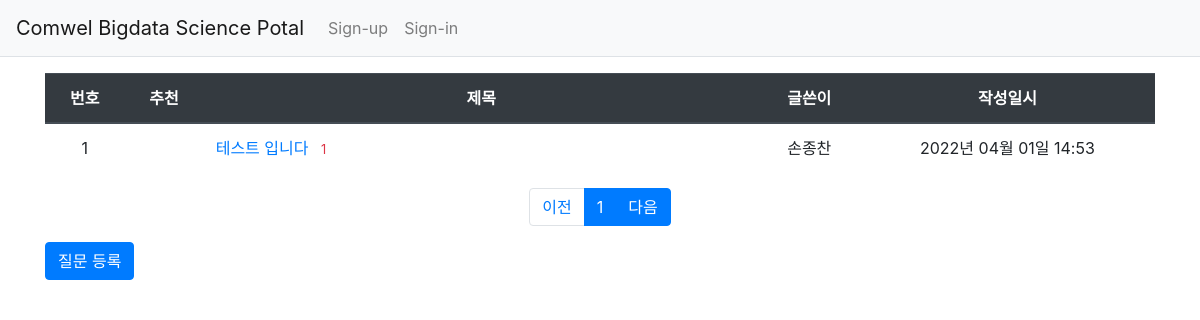
Page /question/list/ on the earlier database version.
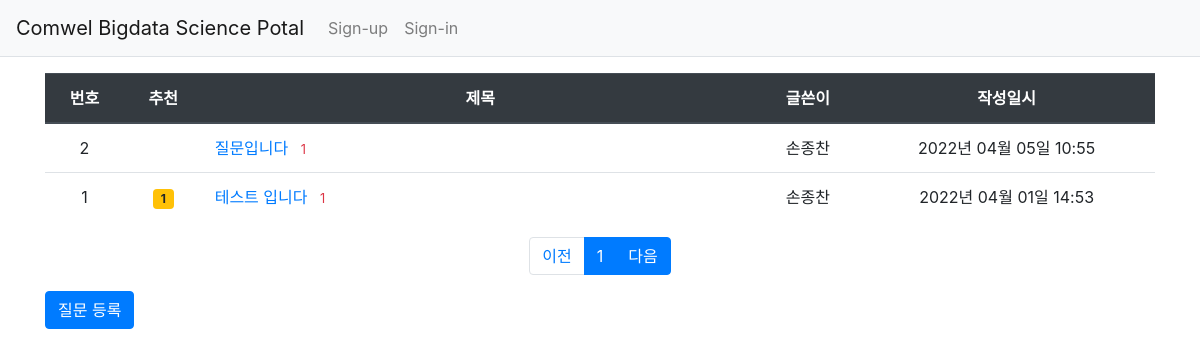
Same page on the later database version.
### pybo/models.py (models this page shows)
class Question(db.Model):
    id = db.Column(db.Integer, primary_key=True)
    subject = db.Column(db.String(200), nullable=False)
    content = db.Column(db.Text(), nullable=False)
    create_date = db.Column(db.DateTime(), nullable=False)
    user_id = db.Column(db.Integer, db.ForeignKey('user.id', ondelete='CASCADE'), nullable=False)
    user = db.relationship('User', backref=db.backref('question_set'))
    modify_date = db.Column(db.DateTime(), nullable=True)
    voter = db.relationship('User', secondary=question_voter,
                            backref=db.backref('question_voter_set'))

class User(db.Model):
    id = db.Column(db.Integer, primary_key=True)
    username = db.Column(db.String(150), unique=True, nullable=False)
    password = db.Column(db.String(200), nullable=False)
    email = db.Column(db.String(120), unique=True, nullable=False)

### pybo/views/question_views.py (the view)
@bp.route('/list/')
def _list():
    page = request.args.get('page', type=int, default=1)
    question_list = Question.query.order_by(Question.create_date.desc())
    question_list = question_list.paginate(page, per_page=10)
    return render_template('question/question_list.html', question_list=question_list)

### pybo/filter.py (called while the page is built)
def format_datetime(value, fmt='%Y년 %m월 %d일 %H:%M'):
    return value.strftime(fmt)

### pybo/views/auth_views.py (called while the page is built)
@bp.before_app_request
def load_logged_in_user():
    user_id = session.get('user_id')
    if user_id is None:
        g.user = None
    else:
        g.user = User.query.get(user_id)

### pybo/templates/question/question_list.html
{% extends 'base.html' %}
{% block content %}
<div class="container my-3">
    <table class="table">
        <thead>
        <tr class="text-center thead-dark">
            <th>번호</th>
            <th>추천</th>
            <th style="width:50%">제목</th>
            <th>글쓴이</th>
            <th>작성일시</th>
        </tr>
        </thead>
        <tbody>
        {% if question_list %}
        {% for question in question_list.items %}
        <tr class="text-center">
            <td>{{ question_list.total - ((question_list.page-1) * question_list.per_page) - loop.index0 }}</td>
            <td>
                {% if question.voter|length > 0 %}
                <span class="badge badge-warning px-2 py-1">
                    {{ question.voter|length }}
                </span>
                {% endif %}
            </td>
            <td class="text-left">
                <a href="{{ url_for('question.detail', question_id=question.id )}}">{{ question.subject }}</a>
                <span class="text-danger small ml-2">{{ question.answer_set|length }}</span>
            </td>
            <td>{{ question.user.username }}</td>
            <td>{{ question.create_date|datetime }}</td>
        </tr>
        {% endfor %}
        {% else %}
        <tr>
            <td colspan="4"> No Question</td>
        </tr>
        {% endif %}
        </tbody>
    </table>
    <ul class="pagination justify-content-center">
        {% if question_list.has_prev %}
        <li class="page-item">
            <a class="page-link" href="?page={{ question_list.pre_num }}">이전</a>
        </li>
        {% else %}
        <li class="page-item">
            <a class="page-link" tabindex="-1" aria-disabled="true" href="#">이전</a>
        </li>
        {% endif %}
        {% for page_num in question_list.iter_pages() %}
        {% if page_num %}
        {% if page_num != question_list.page %}
        <li class="page-item">
            <a class="page-link" href="?page={{ page_num }}">{{ page_num }}</a>
        </li>
        {% else %}
        <li class="page-item active" aria-current="page">
            <a class="page-link" href="#">{{ page_num }}</a>
        </li>
        {% endif %}
        {% else %}
        <li class="disabled">
            <a class="page-link" href="#">...</a>
        </li>
        {% endif %}
        {% endfor %}
        {% if question_list.has_next %}
        <li class="page-item">
            <a class="page-link" href="?page={{ question_list.next_num }}">다음</a>
        </li>
        {% else %}
        <li class="page-item active" aria-current="page">
            <a class="page-link" tabindex="-1" aria-disabled="true" href="#">다음</a>
        </li>
        {% endif %}
    </ul>
    <a href="{{ url_for('question.create') }}" class="btn btn-primary">질문 등록</a>
</div>
{% endblock %}

### pybo/templates/base.html (shortened to what this page needs)
<!doctype html>
<html lang="ko">
<head>
    <link rel="stylesheet" href="{{ url_for('static',filename='bootstrap.min.css') }}">
    <link rel="stylesheet" href="{{ url_for('static',filename='style.css') }}">
</head>
<body>
{% include "navbar.html" %}
{% block content %}
{% endblock %}
</body>
</html>

### pybo/templates/navbar.html (shortened to what this page needs)
<nav class="navbar navbar-expand-lg navbar-light bg-light border-bottom">
    <a class="navbar-brand" href="{{ url_for('main.index') }}">Comwel Bigdata Science Potal</a>
    <div class="collapse navbar-collapse flex-grow-0" id="navbarNav">
        {% if g.user %}
        <ul class="navbar-nav">
            <li class="nav-item">
                <a class="nav-link" href="{{ url_for('auth.signout') }}">{{ g.user.username }} Sign-out</a>
            </li>
        </ul>
        {% else %}
        <ul class="navbar-nav">
            <li class="nav-item">
                <a class="nav-link" href="{{ url_for('auth.signup') }}">Sign-up</a>
            </li>
            <li class="nav-item">
                <a class="nav-link" href="{{ url_for('auth.signin') }}">Sign-in</a>
            </li>
        </ul>
        {% endif %}
    </div>
</nav>

Differences in the rows shown:
added Question: id "2", subject "질문입니다", answer_set|length "1", user.username "손종찬", create_date "2022년 04월 05일 10:55"
shown differently, row unchanged: Question "테스트 입니다": voter|length (not shown) → "1"
